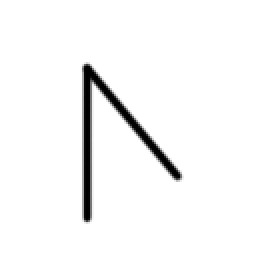
%> input picture Lectures/0928_casestudy_localfeatures_2/line-test.png, 128 x 128 px (shown 2 times larger)
$ octave energy.m   (GNU Octave 9; MATLAB toolbox functions it lacks are replaced by stand-ins)
%> lines starting %> are read from the running program, lines starting %| are printed output that depends on the picture; in (x1, y1, x2, y2) boxes, pixels count from 0 and x2, y2 are one past the last pixel; in counts of white or black regions, pixels touching at a corner belong together; the program's own positions count from 1
%script to play with the energy.
% E(T,I,w) = sum_w(I(T)-I(.))
close all;
clear all;

I = double(imread('line-test.png'));
%> I: size 128x128 double; min 0, max 255, mean 245.9; mean of the top-left, top-right, bottom-left and bottom-right quarters 240, 253.2, 243.7, 246.6
size(I)
%> ans = [128 128]

figure; imagesc(I); colormap gray

% the Window will be 12 by 12.
s = 12

p = [44,60]
u = 3
v = 0

% [6 lines of commented-out code are left out]
Ix = conv2(I,[-1 1],'same');
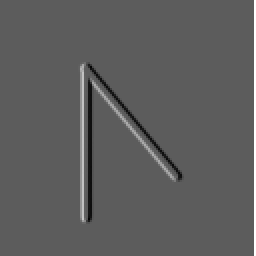
%> Ix: size 128x128 double (shown 2 times larger); min -146, max 255, mean 2; drawn with min black and max white
Iy = conv2(I,[-1 1]','same');
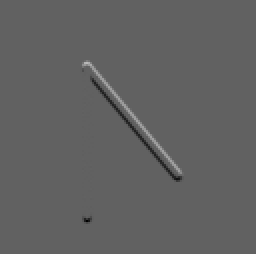
%> Iy: size 128x128 double (shown 2 times larger); min -157, max 255, mean 2; drawn with min black and max white

figure;
subplot(1,2,1); imagesc(Ix); title('Ix'); colormap gray
subplot(1,2,2); imagesc(Iy); title('Iy'); colormap gray

W = zeros(size(I));
s2 = round(s/2);
W(p(2)-s2:p(2)+s2, p(1)-s2:p(1)+s2) = 1;
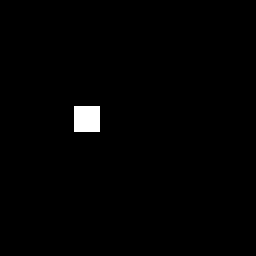
%> W: size 128x128 double (shown 2 times larger); values 0 (black) and 1 (white), 1% white; 1 white region, box (x1, y1, x2, y2) and area: (37, 53, 50, 66) 169

figure; imagesc(W); colormap gray

% implement the energy function without any for loops
% (not exactly same energy)
E = sum(sum(W.*(Ix.^2)))*u + sum(sum(W.*(Iy.^2)))*v
%> E = 2418678


u = 0
v = 3

E = sum(sum(W.*(Ix.^2)))*u + sum(sum(W.*(Iy.^2)))*v
%> E = 156
